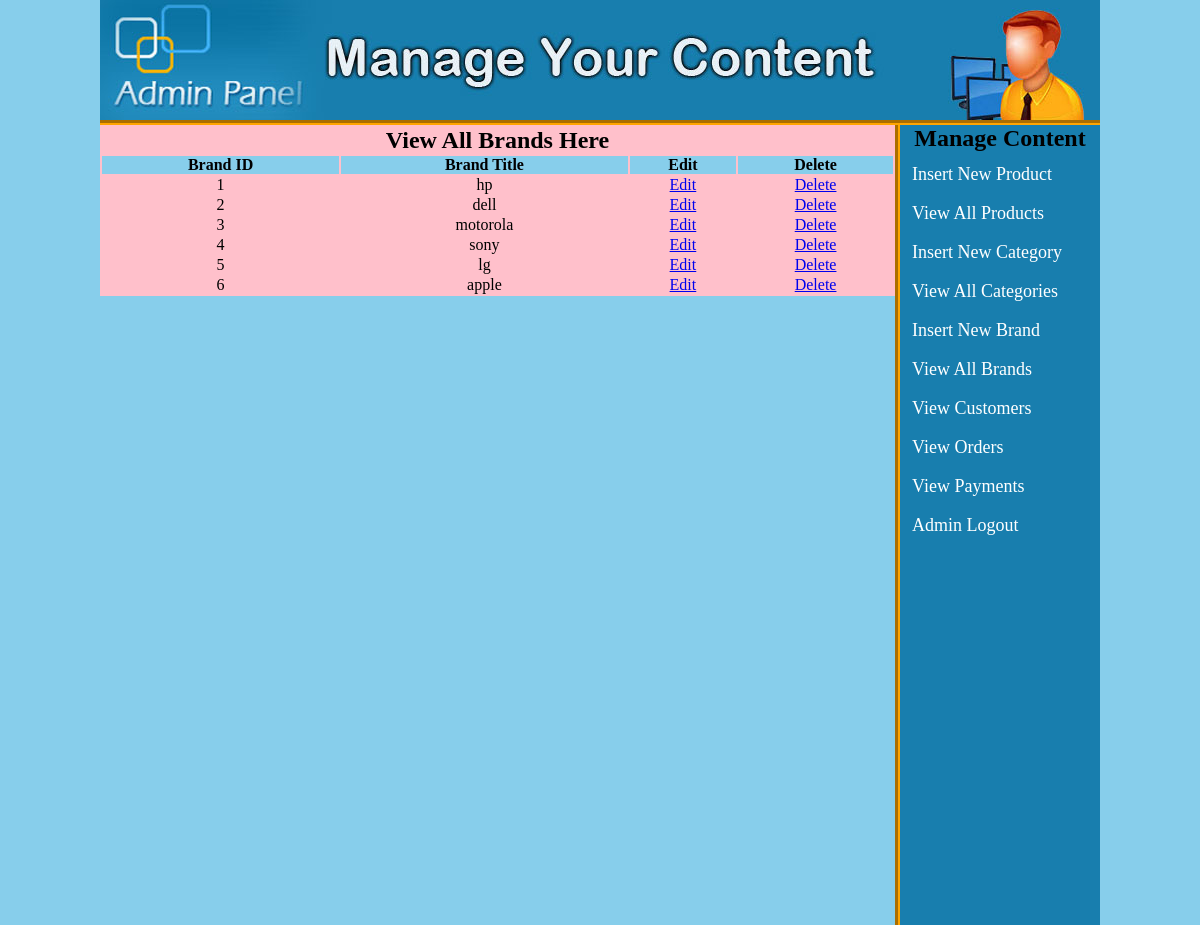
Page /admin_area/index.php?view_brands (signed in) on the committed database.
### tables this page shows
CREATE TABLE `brands` (
  `brand_id` int(100) NOT NULL,
  `brand_title` text NOT NULL
);

### admin_area/view_brands.php (the view)
<table width="795" align="center" bgcolor="pink">
	<tr align="center">
		<td colspan="6"><h2>View All Brands Here</h2></td>
	</tr>
	<tr align="center" bgcolor="skyblue">
		<th>Brand ID</th>
		<th>Brand Title</th>
		<th>Edit</th>
		<th>Delete</th>
	</tr>
	<?php
	include("includes/db.php");
	$get_brand = "select * from brands";
	$run_brand = mysqli_query($con, $get_brand);
	$i = 0;
	while ($row_brand=mysqli_fetch_array($run_brand)){
		$brand_id = $row_brand['brand_id'];
		$brand_title = $row_brand['brand_title'];
		$i++;
	?>
	<tr align="center">
		<td><?php echo $i;?></td>
		<td><?php echo $brand_title;?></td>
		<td><a href="index.php?edit_brand=<?php echo $brand_id; ?>">Edit</a></td>
		<td><a href="delete_brand.php?delete_brand=<?php echo $brand_id;?>">Delete</a></td>
	</tr>
	<?php } ?>
</table>

### admin_area/styles/style.css (style rules this page uses)
html, body, div, span, applet, object, iframe, h1, h2, h3, h4, h5, h6, p, blockquote, pre, a, abbr, acronym, address, big, cite, code, del, dfn, em, img, ins, kbd, q, s, samp, small, strike, strong, sub, sup, tt, var, b, u, i, center, dl, dt, dd, ol, ul, li, fieldset, form, label, legend, table, caption, tbody, tfoot, thead, tr, th, td, article, aside, canvas, details, embed, figure, figcaption, footer, header, hgroup, menu, nav, output, ruby, section, summary, time, mark, audio, video { margin: 0; padding: 0; border: 0; vertical-align: baseline; }
body { background:skyblue; }

### rows in the picture
brands: brand_title "hp"
brands: brand_title "dell"
brands: brand_title "motorola"
brands: brand_title "sony"
brands: brand_title "lg"
brands: brand_title "apple"
